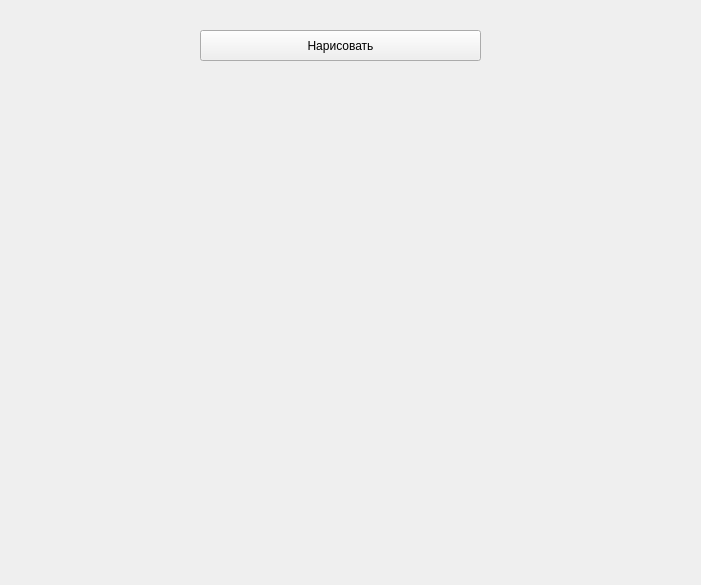
<?xml version="1.0" encoding="UTF-8"?>
<ui version="4.0">
 <class>Form</class>
 <widget class="QWidget" name="Form">
  <property name="geometry">
   <rect>
    <x>0</x>
    <y>0</y>
    <width>701</width>
    <height>585</height>
   </rect>
  </property>
  <property name="windowTitle">
   <string>желтые окружности случ диаметра</string>
  </property>
  <widget class="QPushButton" name="btn">
   <property name="geometry">
    <rect>
     <x>200</x>
     <y>30</y>
     <width>281</width>
     <height>31</height>
    </rect>
   </property>
   <property name="text">
    <string>Нарисовать</string>
   </property>
  </widget>
 </widget>
 <resources/>
 <connections/>
</ui>
